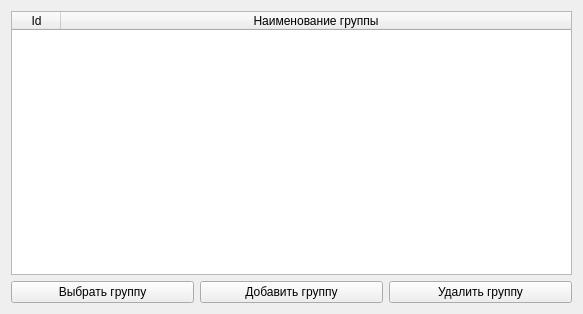
<?xml version="1.0" encoding="UTF-8"?>
<ui version="4.0">
 <class>Form</class>
 <widget class="QWidget" name="Form">
  <property name="geometry">
   <rect>
    <x>0</x>
    <y>0</y>
    <width>583</width>
    <height>314</height>
   </rect>
  </property>
  <property name="windowTitle">
   <string>Группы материальных ценностей</string>
  </property>
  <layout class="QGridLayout" name="gridLayout_2">
   <item row="0" column="0">
    <layout class="QGridLayout" name="gridLayout">
     <item row="2" column="0">
      <widget class="QPushButton" name="pushButton">
       <property name="text">
        <string>Выбрать группу</string>
       </property>
      </widget>
     </item>
     <item row="0" column="0" colspan="3">
      <widget class="QTableWidget" name="tableWidget">
       <property name="selectionMode">
        <enum>QAbstractItemView::SingleSelection</enum>
       </property>
       <attribute name="horizontalHeaderDefaultSectionSize">
        <number>49</number>
       </attribute>
       <attribute name="horizontalHeaderStretchLastSection">
        <bool>true</bool>
       </attribute>
       <attribute name="verticalHeaderVisible">
        <bool>false</bool>
       </attribute>
       <attribute name="verticalHeaderCascadingSectionResizes">
        <bool>false</bool>
       </attribute>
       <column>
        <property name="text">
         <string>Id</string>
        </property>
       </column>
       <column>
        <property name="text">
         <string>Наименование группы</string>
        </property>
       </column>
      </widget>
     </item>
     <item row="2" column="2">
      <widget class="QPushButton" name="pushButton_3">
       <property name="text">
        <string>Удалить группу</string>
       </property>
      </widget>
     </item>
     <item row="2" column="1">
      <widget class="QPushButton" name="pushButton_2">
       <property name="text">
        <string>Добавить группу</string>
       </property>
      </widget>
     </item>
    </layout>
   </item>
  </layout>
 </widget>
 <resources/>
 <connections/>
</ui>
